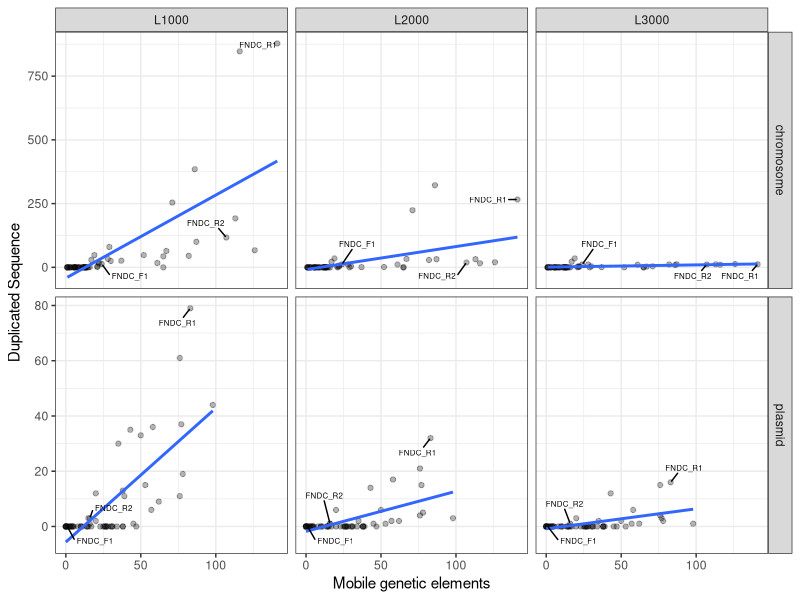

The R source for this figure:
#Check for required packages and install them
list.of.packages <- c("ggplot2", "ggrepel","tidyverse")
new.packages <- list.of.packages[!(list.of.packages %in% installed.packages()[,"Package"])]
if(length(new.packages)) install.packages(new.packages)

#Load packages
library(ggplot2)
library(ggrepel)
library(tidyverse)

#Plot
df <- read.table("rep_mge_summary.txt",header=T)
labels <- df$Label
selected_labels <- c("FNDC_F1","FNDC_R1","FNDC_R2")
labels[!labels %in% selected_labels] <- ""
formula <- y ~ x
p <- ggplot(df, aes(x= MGEs , y= Repeats, label=labels)) +
  geom_point(alpha = 0.3) +
  facet_grid(Group~Seed, scales = "free") +
  geom_smooth(method = "lm", formula = formula, se = F) +
  geom_text_repel(min.segment.length = 0, seed = 42, box.padding = 0.5,size=2,max.overlaps = Inf)+
  theme_bw()+theme(legend.position = 'none')+xlab("Mobile genetic elements")+ylab("Duplicated Sequence")
ggsave(file = "rep_summary.pdf", plot = p,width=9,heigh=6)

#Correlation and Linear Regression Test
cor_df = df %>%
  group_by(Group,Seed) %>% summarize(R = round(cor.test(Repeats, MGEs)$estimate,3), p = signif(cor.test(Repeats, MGEs)$p.value,4), R_squared = round(summary(lm(Repeats ~ MGEs))$r.squared,3)) %>% as.data.frame()
